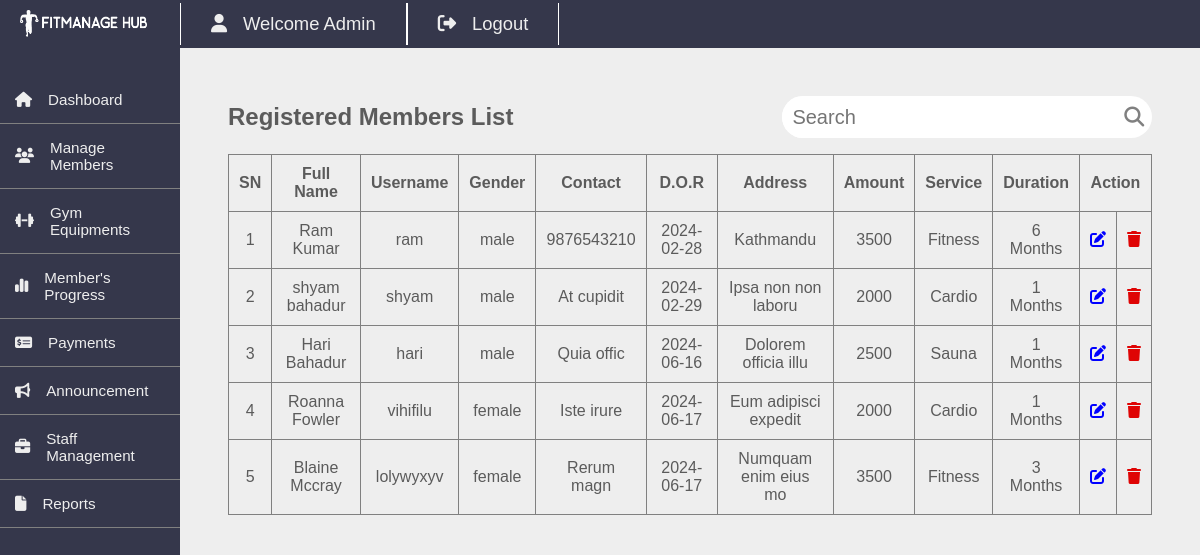
The page /admin/member-list.php (signed in) on the database as committed earlier.
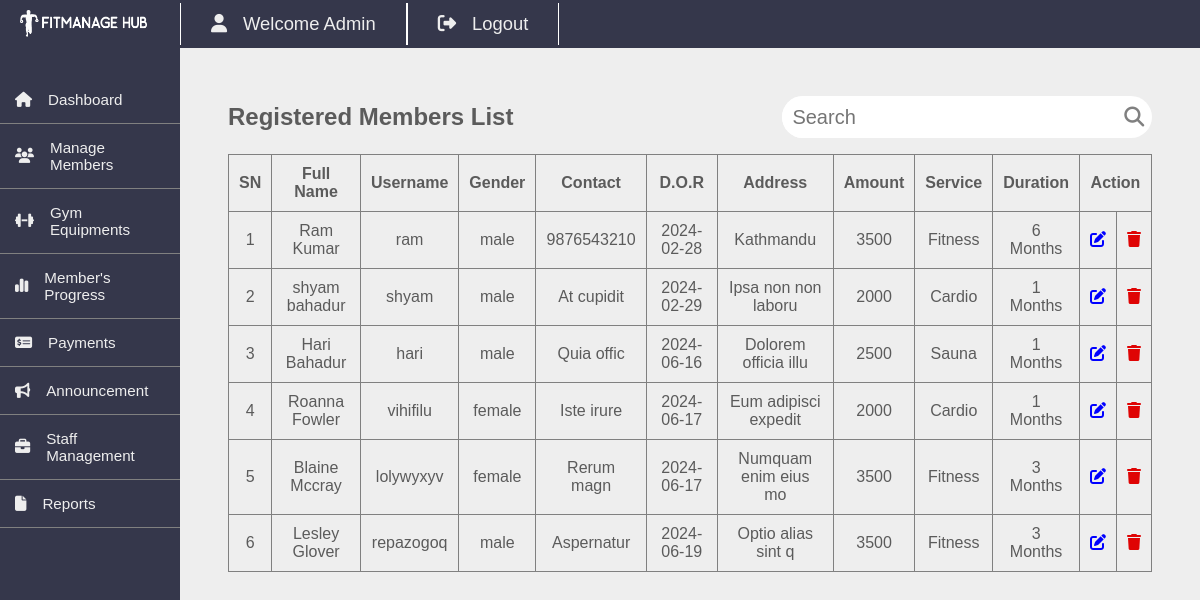
The same page on the database as committed later.
### tables this page shows
CREATE TABLE `members` (
  `id` int(11) NOT NULL,
  `fullname` varchar(20) NOT NULL,
  `username` varchar(20) NOT NULL,
  `password` varchar(100) NOT NULL,
  `gender` varchar(20) NOT NULL,
  `dor` date NOT NULL,
  `services_id` int(11) NOT NULL,
  `plan` varchar(100) NOT NULL,
  `address` varchar(20) NOT NULL,
  `contact` varchar(10) NOT NULL,
  `status` varchar(20) NOT NULL DEFAULT 'Active',
  `reminder` int(11) NOT NULL DEFAULT 0,
  `pay_date` date NOT NULL,
  `plan_link` varchar(255) NOT NULL
);

CREATE TABLE `services` (
  `id` int(11) NOT NULL,
  `service_name` varchar(100) NOT NULL,
  `cost` int(11) NOT NULL
);

### admin/member-list.php (the view, shortened to what this page needs)
<?php
include "../dbcon.php";
$sql="SELECT members.*, services.service_name, services.cost
    FROM members
    LEFT JOIN services on members.services_id=services.id";
$res=mysqli_query($conn,$sql);
$sn=1;
?>
<!DOCTYPE html>
<html lang="en">
    <head>
        <link rel="stylesheet" href="css/member-list.css">
    </head>
    <body>
    <?php include 'includes/template.php';?>
<div class="content">
    <div class="heading"><h2>Registered Members List</h2>
    <form action="member-list.php" method="post" id="searchForm">
        <input type="text" id="searchField" placeholder="Search" name="search" value="<?php echo isset($_POST['search']) ? htmlspecialchars($_POST['search']) : ''; ?>" oninput="submitForm()">
        <button type="submit"><i class="fa-solid fa-search"></i></button>
    </form></div>
    <table>
        <thead>
            <tr>
                <th>SN</th>
                <th>Full Name</th>
                <th>Username</th>
                <th>Gender</th>
                <th>Contact</th>
                <th>D.O.R</th>
                <th>Address</th>
                <th>Amount</th>
                <th>Service</th>
                <th>Duration</th>
                <th colspan="2">Action</th>
            </tr>
        </thead>
        <tbody>
            <?php if(($res->num_rows)==0){ ?>
            <tr>
                <td colspan="11">NO RECORD FOUND</td>
            </tr>
       <?php } else { while($row=mysqli_fetch_assoc($res)){ ?>
            <tr>
                <td><?=$sn++?></td>
                <td><?=$row['fullname']?></td>
                <td><?=$row['username']?></td>
                <td><?=$row['gender']?></td>
                <td><?=$row['contact']?></td>
                <td><?=$row['dor']?></td>
                <td><?=$row['address']?></td>
                <td><?=$row['cost']?></td>
                <td><?=$row['service_name']?></td>
                <td><?=$row['plan']?> Months</td>
                <td>
                    <a href="update-member.php?id=<?=$row['id']?>" title="Update Member's Info" class="update"><i class="fa-solid fa-edit"></i></a>
                </td>
                <td>
                    <a href="member-delete.php?id=<?=$row['id']?>" title="Delete Member" class="delete"><i class="fa-solid fa-trash"></i></a>
                </td>
            </tr>
            <?php }} ?>
        </tbody>
    </table>
</div>
<?php include 'includes/footer.php'?>

### admin/includes/template.php (shortened to what this page needs)
<link rel="stylesheet" href="css/template.css">
<div class="container">
        <div class="sidebar">
            <div class="logo"><img src="../images/logo.png" alt=""></div>
            <div class="options">
                <ul>
                    <li><a href="dashboard.php" class="pages"><span class="icon"><i class="fa-solid fa-house"></i></span>Dashboard</a></li>
                    <li><a href="#" class="pages member-inner"><span class="icon"><i class="fa-solid fa-users"></i></span>Manage Members</a>
                    </li>
                    <li><a href="#" class="pages equip-inner"><span class="icon"><i class="fa-solid fa-dumbbell"></i></span>Gym Equipments</a>
                    </li>
                    <li><a href="member-progress.php" class="pages"><span class="icon"><i class="fa-solid fa-chart-simple"></i></span>Member's Progress</a></li>
                    <li><a href="payment.php" class="pages"><span class="icon"><i class="fa-solid fa-money-check-dollar"></i></span>Payments</a></li>
                    <li><a href="announcement-add.php" class="pages"><span class="icon"><i class="fa-solid fa-bullhorn"></i></span>Announcement</a></li>
                    <li><a href="staff-manage.php" class="pages"><span class="icon"><i class="fa-solid fa-briefcase"></i></span>Staff Management</a></li>
                    <li><a href="#" class="pages report-inner"><span class="icon"><i class="fa-solid fa-file"></i></span>Reports</a>
                    </li>
                </ul>
            </div>
        </div>
        <div class="section">
            <div class="header">
                <ul>
                    <li class="dropdown"><a href="#"><span class="icon"><i class="fa-solid fa-user"></i></span>Welcome Admin</a></li>
                    <li><a href="logout.php"><span class="icon"><i class="fa-solid fa-right-from-bracket"></i></span>Logout</a></li>
                </ul>
            </div>

### admin/includes/footer.php (shortened to what this page needs)
        </div>
    </div>
</body>
</html>

### admin/css/member-list.css (style rules this page uses)
table,td,th { color: rgb(91,91,91); border: 1px solid grey; text-align: center; padding: 10px; }
table { border-collapse: collapse; width: 100%; margin-bottom: 5rem; margin-top: 1rem; }
table .delete { color: rgb(223, 4, 4); }
table .update { color: blue; }
.heading { width: 100%; display: flex; align-items: center; justify-content: space-between; }
#searchForm { width: 40%; display: flex; align-items: center; background-color: white; border-radius: 30px; }
#searchField { width: 90%; height: 2rem; border: 0; outline: 0; padding: 5px; padding-left: 10px; border-radius: 30px; font-size: 1.25rem; }
#searchForm button { width: 10%; font-size: 1.25rem; color: grey; background: none; border: none; outline: none; }

### admin/css/template.css (style rules this page uses)
* { margin: 0; padding: 0; font-family: "Poppins", sans-serif; }
body { background-color: #eeeeee; }
.container { width: 100%; min-height: 100vh; display: flex; }
.section { width: 85%; margin-left: 15%; }
.header { width: 100%; height: 3rem; background-color: #35374B; display: flex; align-items: center; }
.header ul { display: flex; list-style: none; }
.header ul li a { display: flex; align-items: center; text-decoration: none; font-size: 1.15em; text-transform: capitalize; color: #eeeeee; padding: 10px 30px; border-right: 1px solid white; border-left: 1px solid white; }
.header ul li { position: relative; }
.logo { padding: 10px; }
.sidebar { width: 15%; height: 100%; background-color: #35374B; position: fixed; }
.sidebar img { width: 80%; margin-left: 10px; }
.options { margin-top: 1rem; }
.options ul li a { color: #eeeeee; text-decoration: none; display: flex; align-items: center; font-size: 0.95rem; padding: 15px; border-bottom: 1px solid grey; }
.content { margin: 3rem; color: rgb(91,91,91); }
.icon { margin-right: 1rem; }

Rows that differ between the two databases and show on the page:
added members: fullname "Lesley Glover", username "repazogoq", gender "male", contact "Aspernatur", dor "2024-06-19", address "Optio alias sint q", services.cost "3500", services.service_name "Fitness", plan "3"
